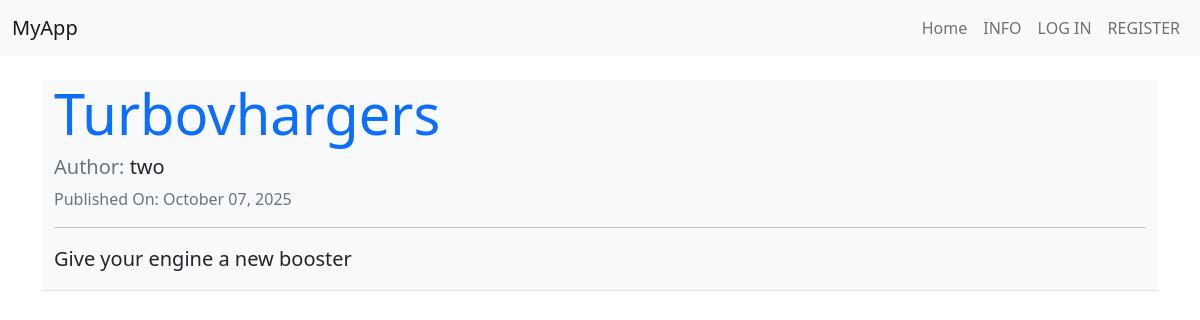
Page /3 on the committed database.
### carForum/models.py (models this page shows, shortened)
class BlogPost(db.Model):
    users=db.relationship(Users)
    id=db.Column(db.Integer,primary_key=True)
    user_id=db.Column(db.Integer,db.ForeignKey('users.id'),nullable=False)
    date=db.Column(db.DateTime,nullable=False,default=lambda: datetime.now(timezone.utc))
    title=db.Column(db.String(128),nullable=False)
    text=db.Column(db.Text,nullable=False)

class Users(db.Model,UserMixin):
    __tablename__='users'
    id=db.Column(db.Integer,primary_key=True)
    profile_image=db.Column(db.String(64),nullable=False,default='default_profile.png')
    email=db.Column(db.String(64),unique=True,index=True)
    username=db.Column(db.String(20),unique=True,index=True)
    password_hash=db.Column(db.String(64))
    posts=db.relationship('BlogPost',backref='author',lazy=True)

### carForum/users/views.py (the view)
@users.route('/<username>')
def user_posts(username):
    page=request.args.get('page',1,type=int)
    user=Users.query.filter_by(username=username).first_or_404()
    blog_posts=BlogPost.query.filter_by(author=user).order_by(BlogPost.date.desc()).paginate(page=page,per_page=5)
    return render_template('user_blog_post.html',blog_posts=blog_posts,user=user)

### carForum/blog_posts/views.py (called while the page is built)
@blog_posts.route('/<int:blog_post_id>')
def blog_post(blog_post_id):
    blog_post=BlogPost.query.get_or_404(blog_post_id)
    return render_template('blog_post.html',title=blog_post.title,
                           date=blog_post.date,post=blog_post)

### carForum/templates/blog_post.html (shortened to what this page needs)
{% extends 'base.html' %}
{% block content %}
<div class="jumbotron jumbotron-fluid bg-light border-bottom mb-4">
  <div class="container">
    <h2 class="display-4 text-primary">{{ post.title }}</h2>
    <h5 class="text-muted">Author: <span class="text-dark">{{ post.author.username }}</span></h5>
    <p class="text-muted">Published On: {{ post.date.strftime('%B %d, %Y') }}</p>
    <hr>
    <p class="lead">{{ post.text }}</p>
  </div>
</div>
{% endblock %}

### rows in the picture
BlogPost: title "Turbovhargers", date "October 07, 2025", text "Give your engine a new booster"
Users: author.username "two"
